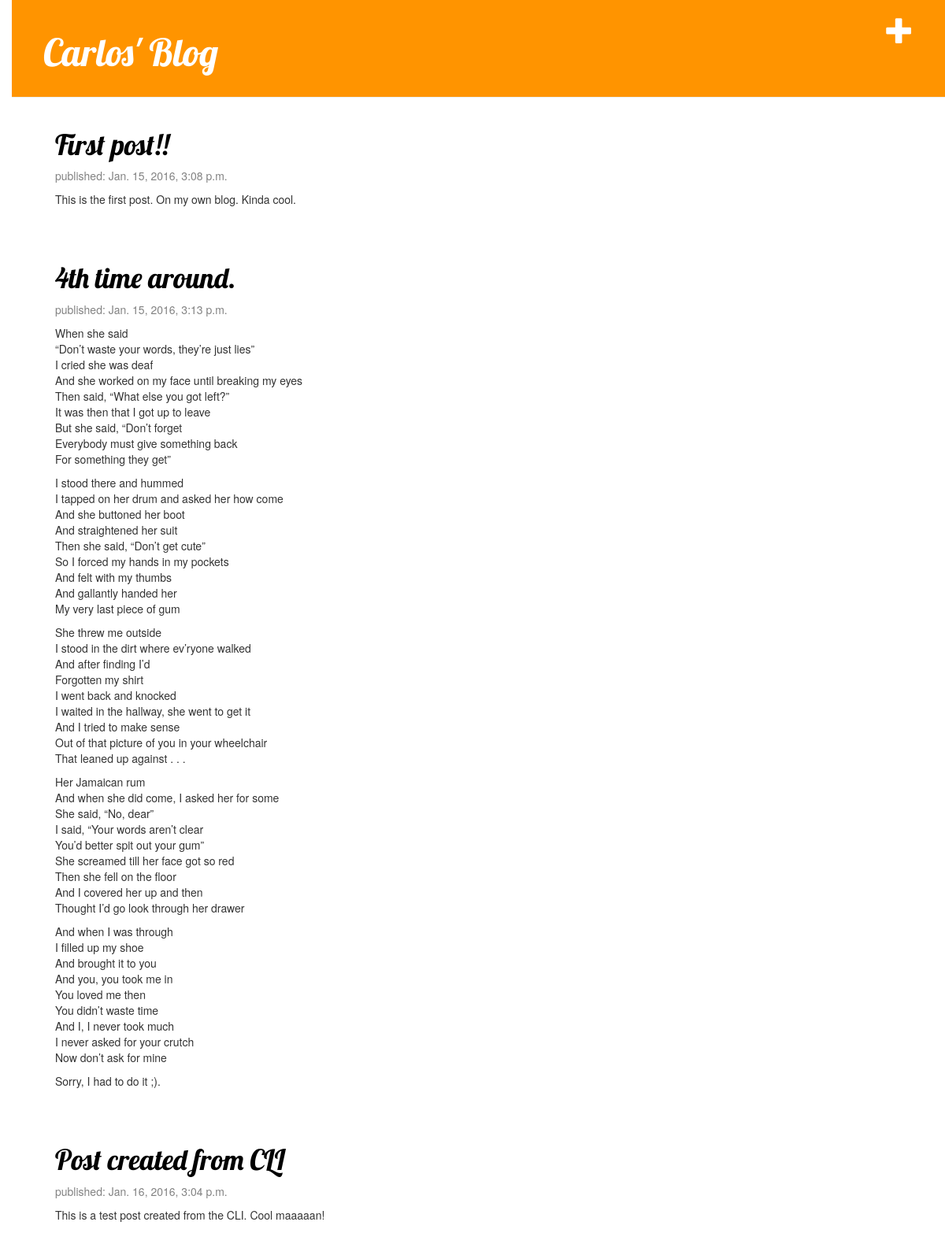
The page / on the database its author committed.
### blog/models.py (models this page shows, shortened)
class Post(models.Model):
    author = models.ForeignKey('auth.User')
    title = models.CharField(max_length=200)
    text = models.TextField()
    created_date = models.DateTimeField(
            default=timezone.now)
    published_date = models.DateTimeField(
            blank=True, null=True)

### blog/views.py (the view)
# urls.py: url(r'^$', views.post_list, name='post_list'),
def post_list(request):
	posts = Post.objects.filter(published_date__lte=timezone.now()).order_by("published_date")
	return render(request, 'blog/post_list.html', {"posts": posts})

### blog/templates/blog/post_list.html
{% extends "blog/base.html" %}
{% block content %}
	{% for post in posts %}
		<div class="post">
			<h1><a href="{% url 'post_detail' pk=post.pk %}">{{ post.title }}</a></h1>
			<div class="date">
				<p>published: {{ post.published_date }}</p>
			</div>
			<p>{{ post.text|linebreaks }}</p>
		</div>
	{% endfor %}
{% endblock %}

### blog/templates/blog/base.html (shortened to what this page needs)
{% load staticfiles %}
<html>
    <head>
        <link rel="stylesheet" href="//maxcdn.bootstrapcdn.com/bootstrap/3.2.0/css/bootstrap.min.css">
        <link rel="stylesheet" href="//maxcdn.bootstrapcdn.com/bootstrap/3.2.0/css/bootstrap-theme.min.css">
        <link rel="stylesheet" href="{% static 'css/blog.css' %}">
    </head>
    <body>
        <div class="page-header">
            <a href="{% url 'post_new' %}" class="top-menu"><span class="glyphicon glyphicon-plus"></span></a>
            <h1><a href="/">Carlos' Blog</a></h1>
        </div>
        <div class="content container">
            <div class="row">
                <div class="col-md-8">
                {% block content %}
                {% endblock %}
                </div>
            </div>
        </div>
    </body>
</html>

### blog/static/css/blog.css (style rules this page uses)
body { padding-left: 15px; }
.page-header { background-color: #ff9400; margin-top: 0; padding: 20px 20px 20px 40px; }
.page-header h1, .page-header h1 a, .page-header h1 a:visited, .page-header h1 a:active { color: #ffffff; font-size: 36pt; text-decoration: none; }
.content { margin-left: 40px; }
h1, h2, h3, h4 { font-family: 'Lobster', cursive; }
.date { color: #828282; }
.top-menu, .top-menu:hover, .top-menu:visited { color: #ffffff; float: right; font-size: 26pt; margin-right: 20px; }
.post { margin-bottom: 70px; }
.post h1 a, .post h1 a:visited { color: #000000; }

### rows shown on the page
Post: title "First post!!", published_date "Jan. 15, 2016, 3:08 p.m.", text "This is the first post. On my own blog. Kinda cool."
Post: title "4th time around.", published_date "Jan. 15, 2016, 3:13 p.m.", text "When she said “Don’t waste your words, they’re just lies” I cried she was deaf And she worked on my face until breaking my eyes Then said, “What else you got left?” It was then that I got up to leave But she said, “Don’t forget Everybody must give something back For something they get” I stood there and hummed I tapped on her drum and asked her how come And she buttoned her boot And straightened her suit Then she said, “Don’t get cute” So I forced my hands in my pockets And felt with my thumbs And gallantly handed her My very last piece of gum She threw me outside I stood in the dirt where ev’ryone walked And after finding I’d Forgotten my shirt I went back and knocked I waited in the…"
Post: title "Post created from CLI", published_date "Jan. 16, 2016, 3:04 p.m.", text "This is a test post created from the CLI. Cool maaaaan!"
